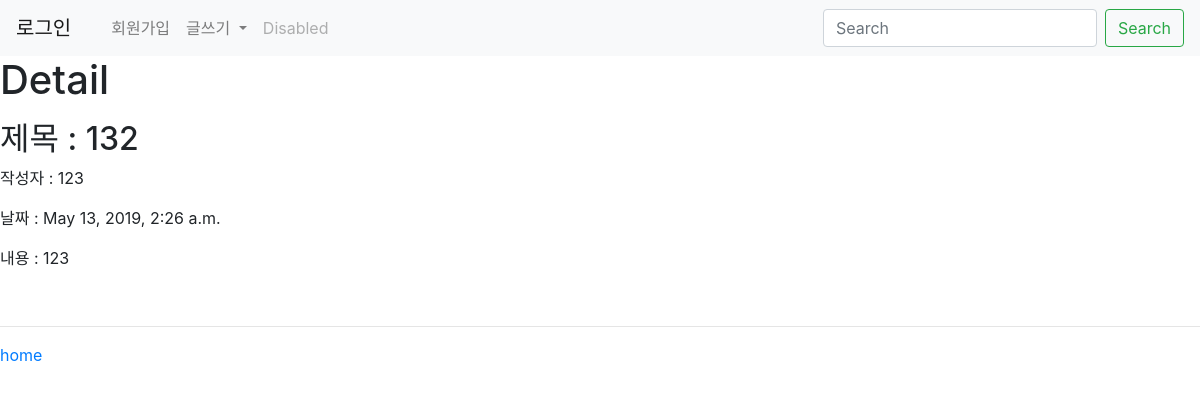
The page /blog/7 on the database its author committed.
### blogapp/models.py (models this page shows, shortened)
class Blog(models.Model):
    title=models.CharField(max_length=200)
    writer = models.CharField(max_length=200)
    pub_date = models.DateTimeField('Date published')
    body = models.TextField()

### blogapp/views.py (the view)
# urls.py: path('blog/<int:blog_id>',blogapp.views.detail, name='detail'),
def detail(request, blog_id):
    details = get_object_or_404(Blog, pk=blog_id)
    return render(request, 'detail.html', {'details':details})

### blogapp/templates/detail.html
{% extends 'base.html' %}
{% block content%}
    <body>
    <h1>Detail </h1>
<p>
    <h2>제목 : {{details.title}}</h2>
    <p>작성자 : {{details.writer}}</p>
    <p>날짜 : {{details.pub_date}}</p>
    <p>
       내용 : {{details.body}}
    </p>
</p>
<br>
<hr>
<a href="{% url 'home' %}"> home </a>
    </body>
    {% endblock %}

### rows shown on the page
Blog: title "132", writer "123", pub_date "May 13, 2019, 2:26 a.m.", body "123"
